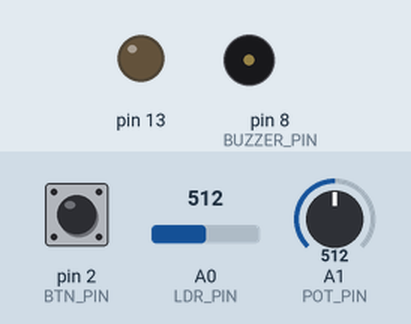
Recording of a sketch running on a simulated Arduino Uno, built with avr-gcc and run on an emulated ATmega328P. Shown: output pins drawn as LEDs (lit = HIGH), buzzer (waves = sounding). The test bench sets the inputs (shaded band); at power-on: A1 (POT_PIN) = 512, pin 2 (BTN_PIN) HIGH, A0 (LDR_PIN) = 512.

Above: at 6.2 s.
6.3 s: A1 (POT_PIN) set to 122
At 6.52 s:
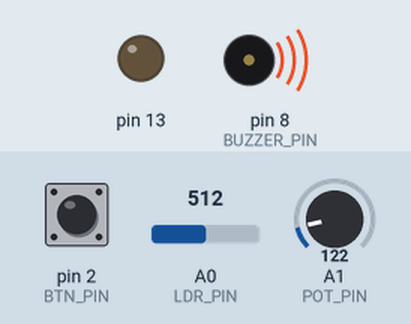
9.3 s: A1 (POT_PIN) set to 511
At 9.46 s:
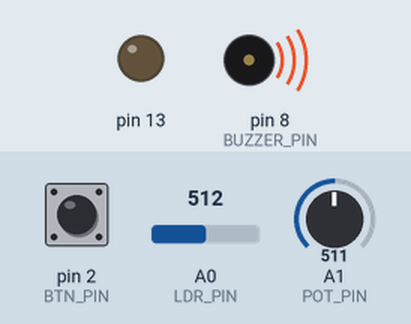
Timing chart, 0 to 18.3 s (numbered marks = the images above; inputs shaded):
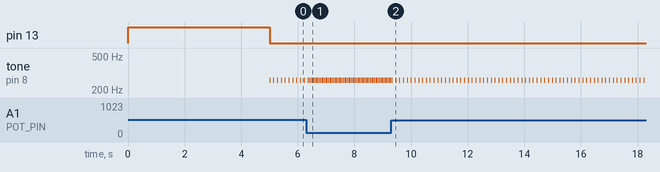

The sketch:

teremin_extended.ino
```cpp
// ====== Piny ======
const int LDR_PIN   = A0;
const int POT_PIN   = A1;
const int BTN_PIN   = 2;
const int BUZZER_PIN = 8;

// ====== Kalibracja LDR ======
int sensorValue;
int sensorLow  = 1023;
int sensorHigh = 0;

// ====== Button state ======
int mode = 0;
bool lastBtn = HIGH; // INPUT_PULLUP -> spoczynkowo HIGH

// ====== Skale (MIDI offsety) ======
// 0: pentatonic (brzmi "ładnie" prawie zawsze)
// 1: minor
// 2: chromatic (bardziej "noise/art")
const byte scale0[] = {0, 2, 4, 7, 9, 12};                 // pentatonic
const byte scale1[] = {0, 2, 3, 5, 7, 8, 10, 12};          // natural minor
const byte scale2[] = {0, 1, 2, 3, 4, 5, 6, 7, 8, 9, 10, 11, 12}; // chromatic

int pickFromScale(int value01, int baseMidi) {
  // value01: 0..1023 -> wybór stopnia skali
  if (mode == 0) {
    int idx = map(value01, 0, 1023, 0, (int) (sizeof(scale0) - 1));
    return baseMidi + scale0[idx];
  } else if (mode == 1) {
    int idx = map(value01, 0, 1023, 0, (int) (sizeof(scale1) - 1));
    return baseMidi + scale1[idx];
  } else {
    int idx = map(value01, 0, 1023, 0, (int) (sizeof(scale2) - 1));
    return baseMidi + scale2[idx];
  }
}

float midiToFreq(int midi) {
  // A4 = 440Hz, MIDI 69
  return 440.0 * pow(2.0, (midi - 69) / 12.0);
}

void setup() {
  pinMode(13, OUTPUT);
  pinMode(BTN_PIN, INPUT_PULLUP);

  digitalWrite(13, HIGH);

  // Kalibracja LDR przez 5s
  unsigned long start = millis();
  while (millis() - start < 5000) {
    sensorValue = analogRead(LDR_PIN);
    if (sensorValue > sensorHigh) sensorHigh = sensorValue;
    if (sensorValue < sensorLow)  sensorLow = sensorValue;
  }

  digitalWrite(13, LOW);
}

void loop() {
  // ====== Button: zmiana trybu ======
  bool btn = digitalRead(BTN_PIN);
  if (lastBtn == HIGH && btn == LOW) { // klik
    mode = (mode + 1) % 3;

    // mały "klik" dźwiękowy jako feedback
    tone(BUZZER_PIN, 1200, 60);
    delay(80);
  }
  lastBtn = btn;

  // ====== Odczyty ======
  int ldr = analogRead(LDR_PIN);
  int pot = analogRead(POT_PIN);

  // tempo z potencjometru (ms)
  int tempo = map(pot, 0, 1023, 20, 250);

  // zabezpieczenie mapowania, żeby nie dzielić przez 0 i nie mieć odwrotnych zakresów
  int lo = sensorLow;
  int hi = sensorHigh;
  if (hi - lo < 10) { hi = lo + 10; }

  // normalizacja LDR do 0..1023
  int norm = map(ldr, lo, hi, 0, 1023);
  norm = constrain(norm, 0, 1023);

  // baza (rejestr) — możesz zmienić na 48/60/72
  int baseMidi = 60; // C4

  // wybierz nutę ze skali zależnie od LDR
  int midi = pickFromScale(norm, baseMidi);
  int freq = (int) midiToFreq(midi);

  // graj krótko i często
  tone(BUZZER_PIN, freq, 20);
  delay(tempo);
}
```

Measured:
- after the input at 6.3 s, tone on pin 8 (BUZZER_PIN): alternates 261 Hz for 0.02 s and silent for 0.03 s, starting after 0.11 s
- after the input at 9.3 s, tone on pin 8 (BUZZER_PIN): alternates 261 Hz for 0.02 s and silent for 0.11 s, starting after 0.16 s
- by itself, tone on pin 8 (BUZZER_PIN): alternates 261 Hz for 0.02 s and silent for 0.12 s
